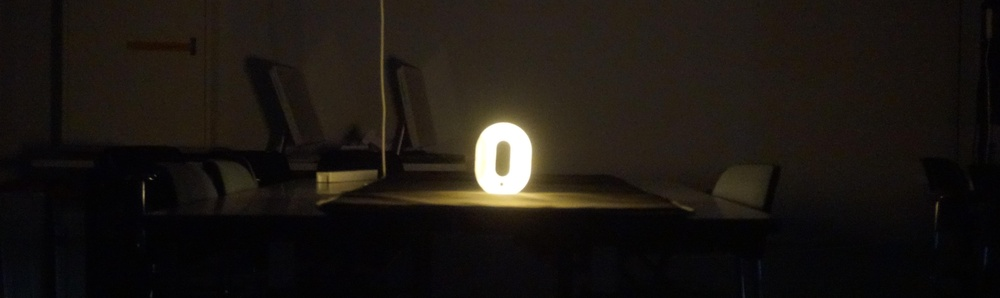
#> input picture pictures/transformed/roomDark_figureBright/0.JPG, 1000 x 298 px, shrunk from 6000 x 1787 before the run; its folder holds only this picture in this run
$ python hist_fourier.py
#> lines starting #> are read from the running program, lines starting #| are printed output that depends on the picture
from PIL import Image
import numpy as np
import matplotlib.pyplot as plt
import glob

def load_image(image_path):
    # 画像をグレースケールで読み込み
    image = Image.open(image_path).convert('L')
    return np.array(image)

def fourier_transform(image_array):
    # 2次元フーリエ変換
    f_transform = np.fft.fft2(image_array)
    # ゼロ周波数成分を中央にシフト
    f_shift = np.fft.fftshift(f_transform)
    # スペクトルの対数スケールを取得
    magnitude_spectrum = 20 * np.log(np.abs(f_shift))
    return magnitude_spectrum

def plot_spectrum(magnitude_spectrum, title):
    plt.imshow(magnitude_spectrum, cmap='gray')
    plt.title(title)
    plt.colorbar()
    plt.show()

from PIL import Image
import numpy as np
import matplotlib.pyplot as plt
import glob

def load_image(image_path):
    # 画像をグレースケールで読み込み
    image = Image.open(image_path).convert('L')
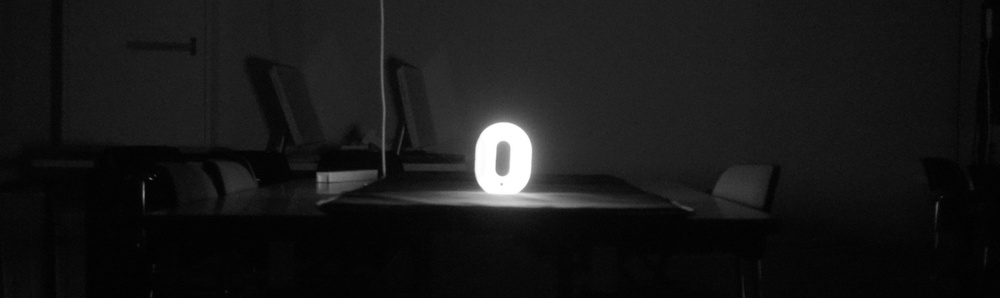
#> image: PIL image 1000x298 L; min 0, max 255, mean 23.7
    return np.array(image)

def fourier_transform(image_array):
    # 2次元フーリエ変換
    f_transform = np.fft.fft2(image_array)
    # ゼロ周波数成分を中央にシフト
    f_shift = np.fft.fftshift(f_transform)
    # スペクトルの対数スケールを取得
    magnitude_spectrum = 20 * np.log(np.abs(f_shift))
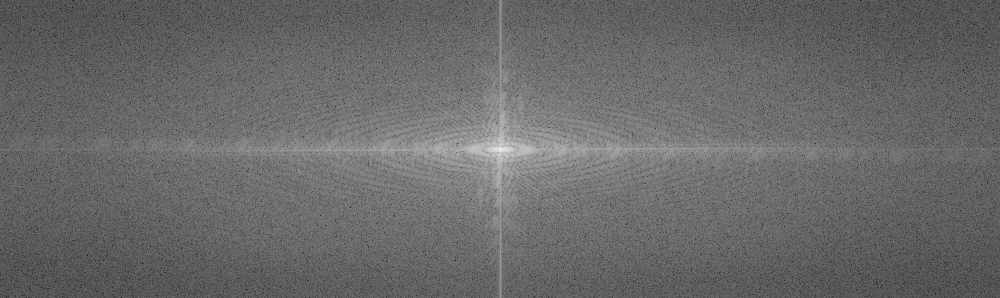
#> magnitude_spectrum: shape (298, 1000) float64; min 1.19, max 315.4, mean 130.8; drawn with min black and max white
    return magnitude_spectrum

# 画像のパスを取得
image_paths = glob.glob("../pictures/transformed/roomDark_figureBright/*")  # 画像ファイルへのパス
# image_pathsの長さに基づいて、matplotlibで表示するための行列の大きさを決定
nrows = 7
ncols = 8
fig, axes = plt.subplots(nrows, ncols, figsize=(ncols * 5, nrows * 5))
axes = axes.ravel()  # axes配列を1次元に変換

# 各画像に対してフーリエ変換を実行し、結果をプロット
for idx, path in enumerate(image_paths):
    image_array = load_image(path)
    magnitude_spectrum = fourier_transform(image_array)

    # 対応するサブプロットに画像を表示
    ax = axes[idx]
    ax.imshow(magnitude_spectrum, cmap='gray')
    ax.set_title(f"Magnitude Spectrum of {path.split('/')[-1]}")
    ax.axis('off')  # 軸の表示をオフにする

plt.tight_layout()
plt.show()

$ run again, on pictures/transformed/roomDark_figureBright/1.JPG
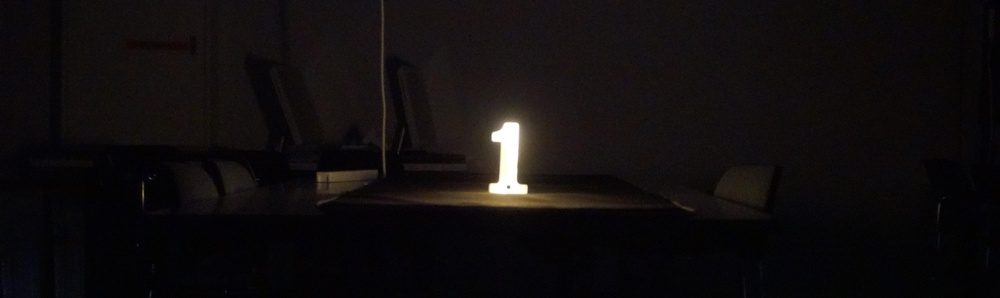
#> input picture pictures/transformed/roomDark_figureBright/1.JPG, 1000 x 298 px, shrunk from 6000 x 1787 before the run
#> in fourier_transform, `magnitude_spectrum = 20 * np.log(np.abs(f_shift))`:
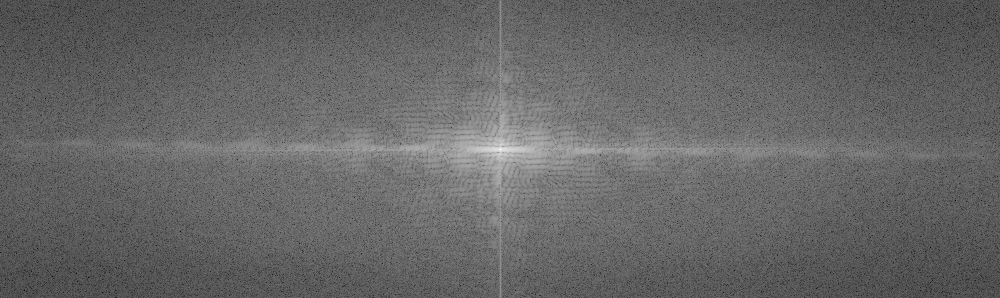
#> magnitude_spectrum: shape (298, 1000) float64; min 12.34, max 305.2, mean 129.1; drawn with min black and max white
